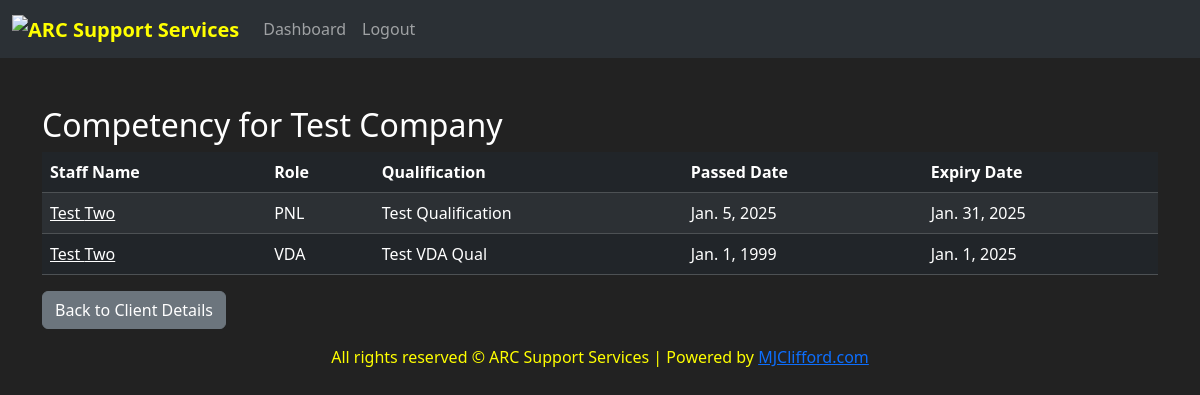
Before: /vda/client/1/competency/ with the older database file.
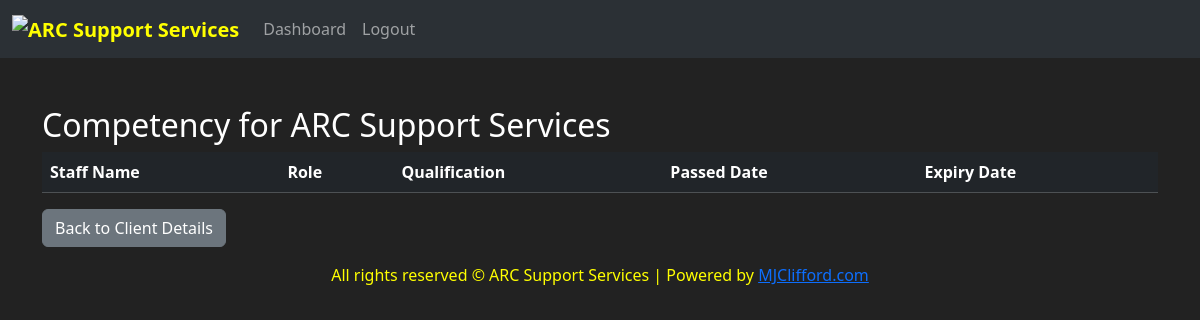
After: the same page with the newer database file.
### vda/models.py (models this page shows, shortened)
class Client(models.Model):
    company_name = models.CharField(max_length=255, unique=True)
    address_line_1 = models.CharField(max_length=255, blank=True, null=True)
    address_line_2 = models.CharField(max_length=255, blank=True, null=True)
    town = models.CharField(max_length=100, blank=True, null=True)
    county = models.CharField(max_length=100, blank=True, null=True)
    postcode = models.CharField(max_length=20, blank=True, null=True)
    phone_number = models.CharField(max_length=20, blank=True, null=True)

class Qualification(models.Model):
    job = models.ForeignKey(Job, on_delete=models.CASCADE, related_name='qualifications')
    name = models.CharField(max_length=255)
    passed_date = models.DateField()
    expiry_date = models.DateField()

class Job(models.Model):
    staff = models.ForeignKey('Staff', on_delete=models.CASCADE, related_name='jobs')
    client = models.ForeignKey('Client', on_delete=models.CASCADE, related_name='jobs')
    role = models.CharField(
        max_length=3,
        choices=[(role.name, role.value) for role in JobRole]
    )

class Staff(models.Model):
    first_name = models.CharField(max_length=100)
    last_name = models.CharField(max_length=100)
    client = models.ForeignKey(Client, on_delete=models.CASCADE, related_name='staff', null=True)

### vda/views.py (the view)
# urls.py: path('client/<int:client_id>/competency/', views.competency, name='competency'),
def competency(request, client_id):
    client = get_object_or_404(Client, id=client_id)
    qualifications = Qualification.objects.filter(job__staff__client=client).select_related('job', 'job__staff')
    return render(
        request,
        'competency.html',
        {
            'client': client,
            'qualifications': qualifications,
        }
    )

### vda/templates/competency.html (shortened to what this page needs)
{% extends 'base.html' %}
{% block content %}
<div class="container mt-5">
    <h2 class="text-white">Competency for {{ client.company_name }}</h2>
    <table class="table table-dark table-striped">
        <thead>
            <tr>
                <th>Staff Name</th>
                <th>Role</th>
                <th>Qualification</th>
                <th>Passed Date</th>
                <th>Expiry Date</th>
            </tr>
        </thead>
        <tbody>
            {% for qualification in qualifications %}
                <tr>
                    <td>
                        <a href="{% url 'staff_profile' qualification.job.staff.id %}" class="text-white">
                            {{ qualification.job.staff.first_name }} {{ qualification.job.staff.last_name }}
                        </a>
                    </td>
                    <td>{{ qualification.job.role }}</td>
                    <td>{{ qualification.name }}</td>
                    <td>{{ qualification.passed_date }}</td>
                    <td>{{ qualification.expiry_date }}</td>
                </tr>
            {% endfor %}
        </tbody>
    </table>
    <a href="{% url 'client_detail' client.id %}" class="btn btn-secondary">Back to Client Details</a>
</div>
{% endblock %}

### vda/templates/base.html (shortened to what this page needs)
<!DOCTYPE html>
<html lang="en">
<head>
    {% load static %}
    <link rel="stylesheet" href="{% static 'css/styles.css' %}">
    {% load static %}
    <link rel="stylesheet" href="{% static 'css/bootstrap.min.css' %}">
</head>
<body>
    <header>
        <nav data-bs-theme="dark" class="navbar navbar-expand-lg bg-body-tertiary">
            <div class="container-fluid">
              {% load static %}
              <a class="navbar-brand" href=""><img class="logo" src="{% static 'img/arc/new_arc_logo.png' %}" alt="ARC Support Services"></a>
              <div class="collapse navbar-collapse" id="navbarNav">
                <ul class="navbar-nav">
                  <li class="nav-item">
                    <a class="nav-link" href="{% url 'dashboard' %}">Dashboard</a>
                  </li>
                  <li class="nav-item">
                    <a class="nav-link" href="{% url 'logout' %}">Logout</a>
                  </li>
                </ul>
              </div>
            </div>
          </nav>
    </header>
    <main>
        {% block content %}
        {% endblock %}
    </main>
    <footer class="footer">
      <span>All rights reserved &#169 ARC Support Services</span>
      <span> | </span>
      <span class="">Powered by <a href="https://mjclifford.com" target="_blank">MJClifford.com</a></span>
    </footer>
    {% load static %}
</body>
</html>

### vda/static/css/styles.css (style rules this page uses)
*, *::after, *::before { margin: 0; padding: 0; box-sizing: border-box; }
body { background-color: #222 !important; color: #eee !important; min-height: 100vh; }
.navbar-brand { color: yellow !important; font-weight: 900; }
.logo { align-items: 0 auto; width: 150px; }
.footer { padding: 1em; text-align: center; color: yellow; }

Changed rows visible on the page:
removed Qualification: job.staff.first_name "Test", job.staff.last_name "Two", job.role "PNL", name "Test Qualification", passed_date "Jan. 5, 2025", expiry_date "Jan. 31, 2025"
removed Qualification: job.staff.first_name "Test", job.staff.last_name "Two", job.role "VDA", name "Test VDA Qual", passed_date "Jan. 1, 1999", expiry_date "Jan. 1, 2025"
changed Client: company_name "Test Company" → "ARC Support Services"
